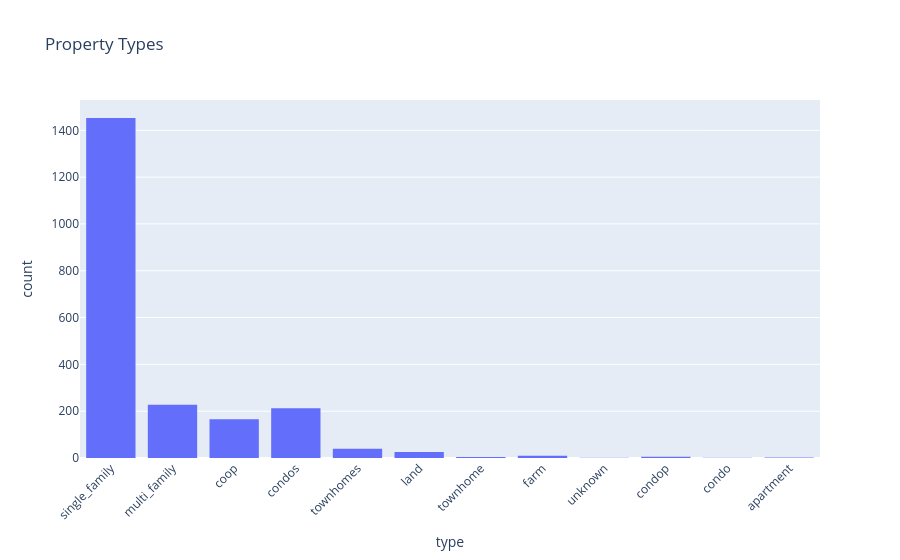

Notebook code cell kept with this figure:
### Markdown cell above
### 🔹 3. Property Type Count

### Code cell
fig = px.histogram(df, x='type', title='Property Types')
fig.update_layout(xaxis_tickangle=-45)
fig.show()

### Figure 1 — Plotly figure (JSON) as saved in the notebook; plotly's stock layout.template omitted (floating-point values rounded to 4 significant figures; data arrays with more than 128 entries replaced by an {"elided": "..."} marker saying what was removed)
{"data": [{"bingroup": "x", "hovertemplate": "type=%{x}<br>count=%{y}<extra></extra>", "legendgroup": "", "marker": {"color": "#636efa", "pattern": {"shape": ""}}, "name": "", "orientation": "v", "showlegend": false, "type": "histogram", "x": {"elided": "2149 str values"}, "xaxis": "x", "yaxis": "y"}], "layout": {"barmode": "relative", "legend": {"tracegroupgap": 0}, "title": {"text": "Property Types"}, "xaxis": {"anchor": "y", "domain": [0, 1], "tickangle": -45, "title": {"text": "type"}}, "yaxis": {"anchor": "x", "domain": [0, 1], "title": {"text": "count"}}}}
